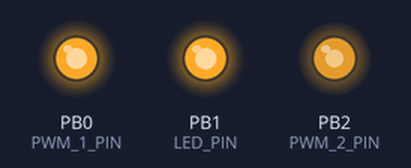
Simulated run of this sketch. Board: ATtiny85, built with avr-gcc and run on an emulated ATtiny85. On the bench: output pins drawn as LEDs (lit = HIGH).

Above: at 0.05 s.
At 0.95 s:
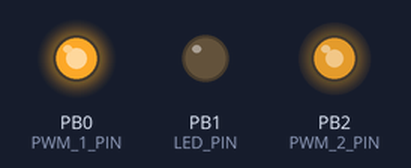
Timing chart, 0 to 3.0 s (numbered marks = the images above):
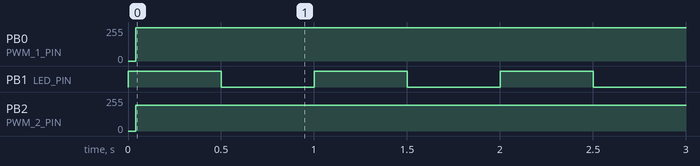

The sketch:

SoftwarePWM.ino
```cpp
/*

  ATtiny/SoftwarePWM
  Generating arbitrary PWM signals with an ATtiny85 and bit-banging techniques.

  For info and circuit diagrams see https://github.com/tardate/LittleArduinoProjects/tree/main/playground/ATtiny/SoftwarePWM

 */

#define TIMER_CLOCK_PRESCALAR     (_BV(CS12) | _BV(CS11))        // div 32
#define TIMER_TICKS_PER_INTERRUPT (F_CPU/1000000 * 16.7/32 - 1)  // approx 16.7µs increments

const uint16_t pwm_1_hi_low_counts[] = {48, 0}; // number of interrupt cycles high, low -> implies frequency and duty
volatile uint8_t pwm_1_step = 0;                // tracks whether doing high or low
volatile uint16_t pwm_1_counter = 0;            // current counter

const uint16_t pwm_2_hi_low_counts[] = {12, 3}; // as above, but for the second PWM signal
volatile uint8_t pwm_2_step = 0;
volatile uint16_t pwm_2_counter = 0;

#define LED_PIN         (PB1)
#define PWM_1_PIN       (PB0)
#define PWM_2_PIN       (PB2)


/*
 * Set the pins for output and start Timer1 interrutps
 */
void setup() {
  pinMode(PWM_1_PIN, OUTPUT);
  pinMode(PWM_2_PIN, OUTPUT);
  pinMode(LED_PIN, OUTPUT);
  initTimer1();
}


/*
 * The main loop toggles another GPIO just to prove we have some cycles left for other things
 */
void loop() {
  static boolean output = HIGH;

  digitalWrite(LED_PIN, output);
  delay(500);

  output = !output;
}


/*
 * Setup Timer1 to call our ISR at a preset frequency
 */
void initTimer1(void) {
  TCCR1 =
    _BV(CTC1)                        // clear timer on compare match
    | TIMER_CLOCK_PRESCALAR;         // set clock prescaler
  OCR1C = TIMER_TICKS_PER_INTERRUPT;
  TIMSK |= _BV(OCIE1A);              // enable compare match interrupt
}


/*
 * The Timer1 ISR. Calculates when to toggle the two PWM signals.
 * Tries to use as few clock cycles here as possible.
 */
ISR(TIMER1_COMPA_vect) {
  if(pwm_1_counter) --pwm_1_counter;
  else {
    if(pwm_1_step) PORTB |= _BV(PWM_1_PIN);
    else PORTB &= ~(_BV(PWM_1_PIN));
    pwm_1_step = !pwm_1_step;
    pwm_1_counter = pwm_1_hi_low_counts[pwm_1_step];
  }

  if(pwm_2_counter) --pwm_2_counter;
  else {
    if(pwm_2_step) PORTB |= _BV(PWM_2_PIN);
    else PORTB &= ~(_BV(PWM_2_PIN));
    pwm_2_step = !pwm_2_step;
    pwm_2_counter = pwm_2_hi_low_counts[pwm_2_step];
  }
}
```

Measured:
- by itself, PB0 (PWM_1_PIN): 0/255 → 250/255 at 0.04 s
- by itself, PB1 (LED_PIN): alternates HIGH for 0.50 s and LOW for 0.50 s
- by itself, PB2 (PWM_2_PIN): 0/255 → 195/255 at 0.04 s
